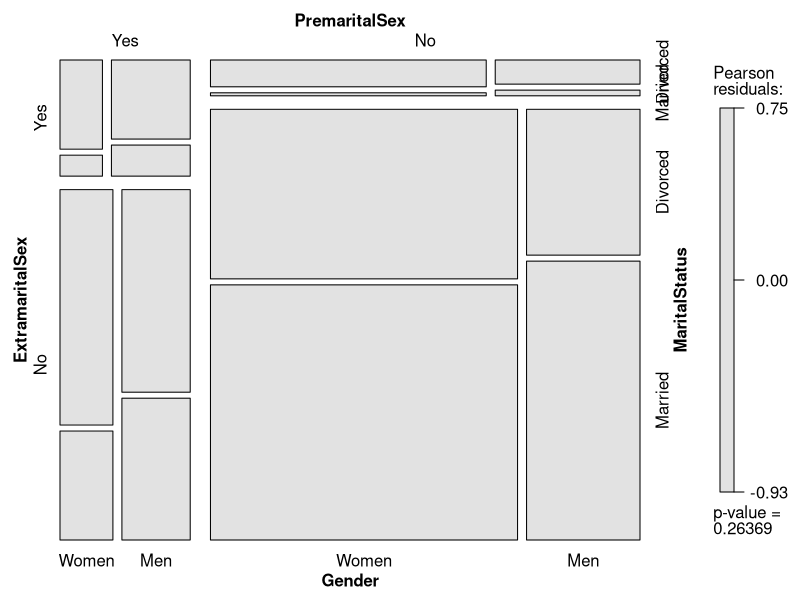
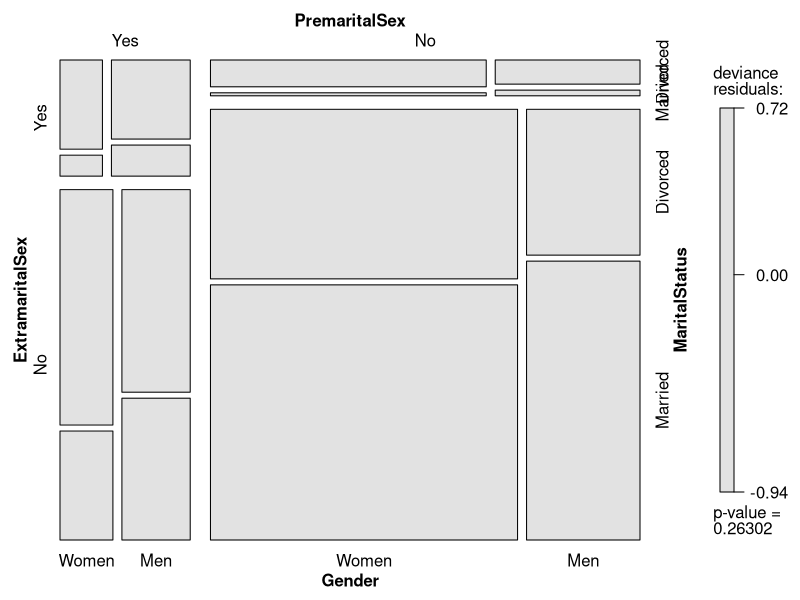
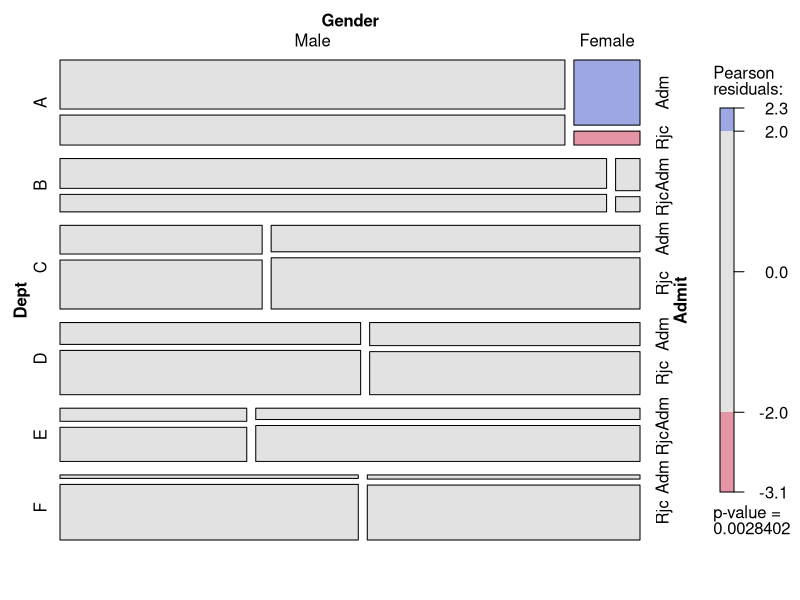
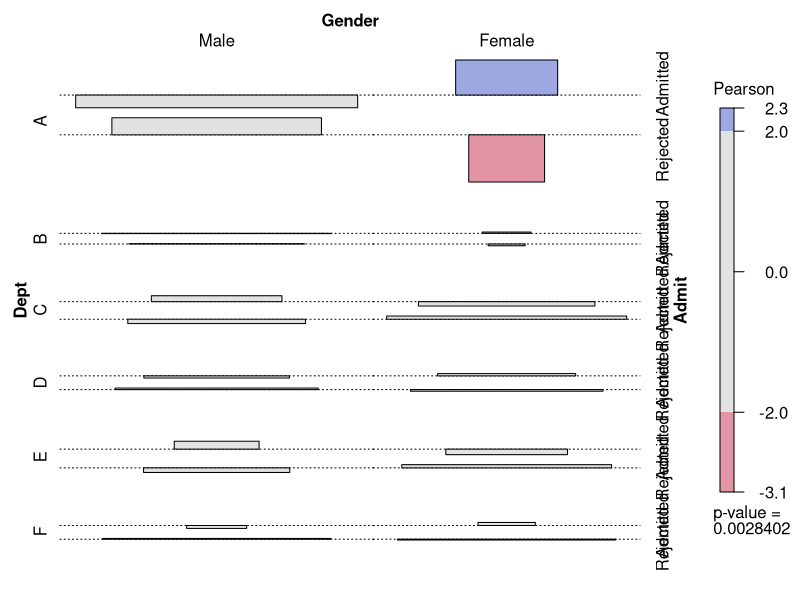
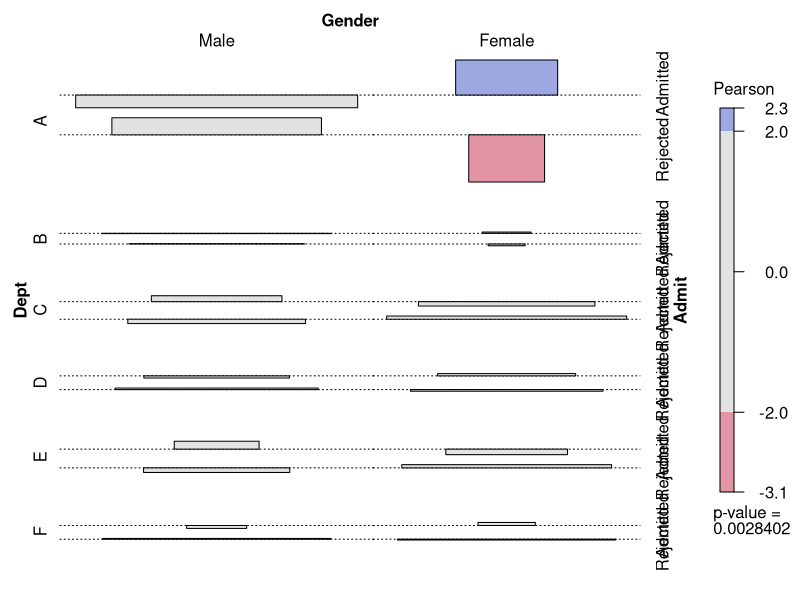

The R script that drew these images, in order:
## ---- chunk 1
knitr::opts_chunk$set(echo = TRUE)
library(vcd)
## ---- chunk 2

library(MASS)
## mosaic display for PreSex model
data("PreSex")
fm <- loglm(~ PremaritalSex * ExtramaritalSex * (Gender + MaritalStatus),
data = aperm(PreSex, c(3, 2, 4, 1)))
fm
## ---- chunk 3
## visualize Pearson statistic
plot(fm, split_vertical = TRUE)
## visualize LR statistic
plot(fm, split_vertical = TRUE, residuals_type = "deviance")
## ---- chunk 4
## conditional independence in UCB admissions data
data("UCBAdmissions")
fm <- loglm(~ Dept * (Gender + Admit), data = aperm(UCBAdmissions))
## use mosaic display
plot(fm, labeling_args = list(abbreviate = c(Admit = 3)))
## ---- chunk 5
## and association plot
plot(fm, panel = assoc)
assoc(fm)
